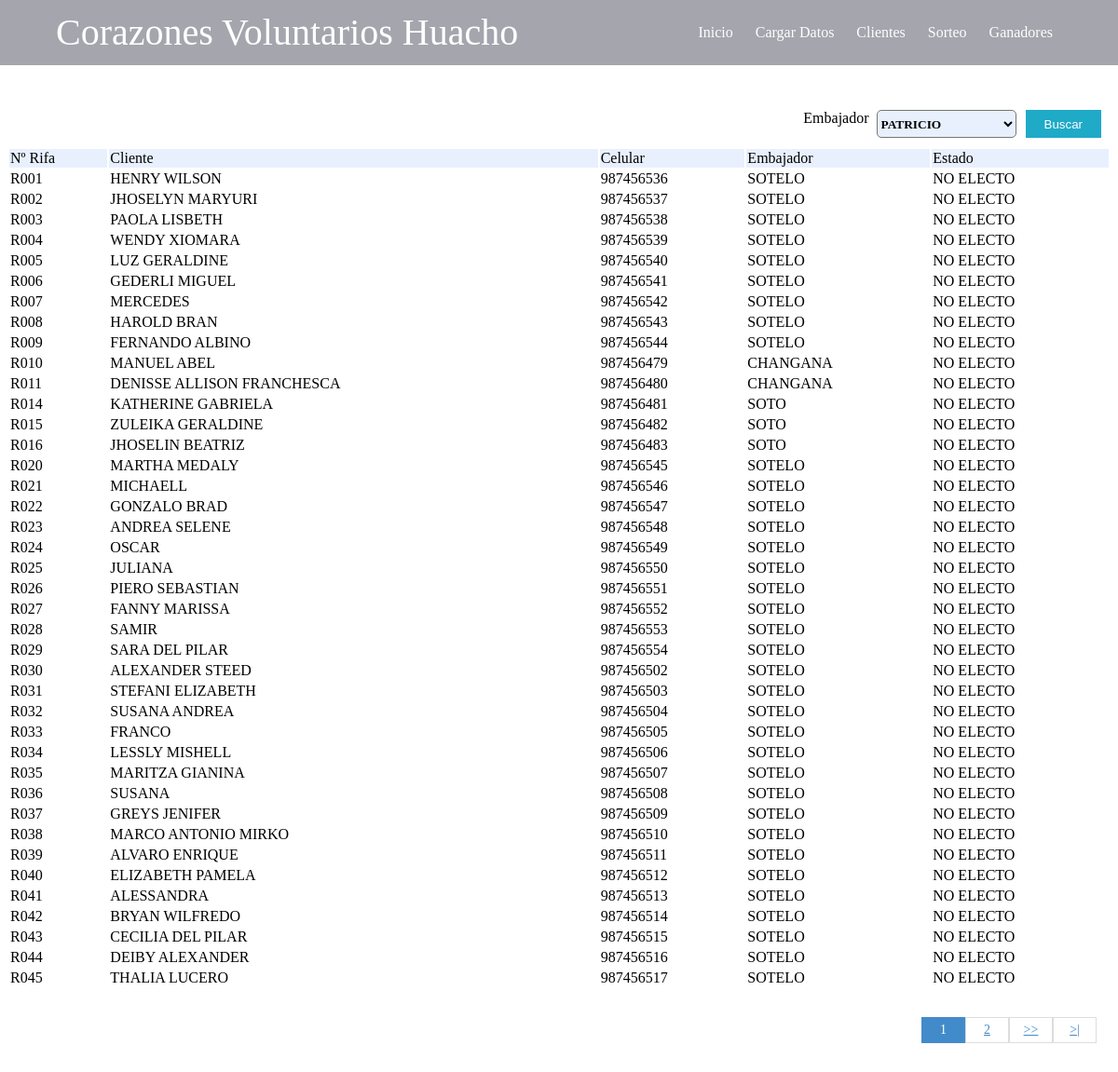
The app's page /listar.php with its own data.
### tables this page shows
CREATE TABLE IF NOT EXISTS `rifa` (
  `numrifa` varchar(4) NOT NULL,
  `nombcomprador` varchar(50) NOT NULL,
  `celular` varchar(9) NOT NULL,
  `idembajador` int(11) NOT NULL,
  `idestado` int(11) NOT NULL,
  PRIMARY KEY (`numrifa`),
  KEY `FK_rifa_estado` (`idestado`),
  KEY `FK_rifa_embajador` (`idembajador`)
);

CREATE TABLE IF NOT EXISTS `embajador` (
  `idembajador` int(11) NOT NULL AUTO_INCREMENT,
  `embajador` varchar(50) NOT NULL,
  PRIMARY KEY (`idembajador`)
);

CREATE TABLE IF NOT EXISTS `estado` (
  `idestado` int(11) NOT NULL AUTO_INCREMENT,
  `estado` varchar(10) NOT NULL,
  PRIMARY KEY (`idestado`)
);

### listar.php (the view, shortened to what this page needs)
<?php include('cabecera.php'); ?>
<!DOCTYPE html>
<html>
<head>
	<link rel="stylesheet" href="css/estilo.css">
</head>
<body>
	<form action="buscar.php" method="get" class="form_search" style="margin-top: 100px;">
			Embajador&nbsp;&nbsp;<select name="lstembajador" id="botonlg" style="width: 150px;" >
				<?php
				include("bd/conexion.php");
				$query = mysqli_query($cn,"select * from embajador");
				while ($r = mysqli_fetch_array($query)) {
				?>
				<center>
					<option value="<?php echo $r["idembajador"] ?>"><?php echo $r["embajador"] ?>
				</center>
				<?php
				}
				?>
				</select>
			<input type="submit" value="Buscar" class="btn_search">
	</form>
	<table align="center" style="width:100%;">
		   	<tr bgcolor="#E8F0FE" style="border:1px; ">
		   		<td>Nº Rifa</td>
                <td>Cliente</td>
                <td>Celular</td>
                <td>Embajador</td>
                <td>Estado</td>
            </tr>
            <?php
			include("bd/conexion.php");
			$sql_registe = mysqli_query($cn,"select count(*) as total_registro from rifa");
			$result_register = mysqli_fetch_array($sql_registe);
			$total_registro = $result_register['total_registro'];
			$por_pagina = 40;
			if(empty($_GET['pagina']))
			{
				$pagina = 1;
			}else{
				$pagina = $_GET['pagina'];
			}
			$desde = ($pagina-1) * $por_pagina;
			$total_paginas = ceil($total_registro / $por_pagina);
			$query = mysqli_query($cn,"select r.*,e.estado,em.embajador
										from rifa r, estado e, embajador em
										where r.idestado=e.idestado
										and r.idembajador = em.idembajador
										order by r.numrifa asc limit $desde,$por_pagina");
			$result = mysqli_num_rows($query);
			if($result > 0){
			while ($r = mysqli_fetch_array($query)) {
			?>
						<tr>
							<td><?php echo $r["numrifa"]; ?></td>
							<td><?php echo $r["nombcomprador"]; ?></td>
							<td><?php echo $r["celular"]; ?></td>
							<td><?php echo $r["embajador"]; ?></td>
							<td><?php echo $r["estado"]; ?></td>
						</tr>
			<?php
				}
			}
			?>
           </table>
           <div class="paginador">
			<ul>
			<?php
				for ($i=1; $i <= $total_paginas; $i++) {
					if($i == $pagina)
					{
						echo '<li class="pageSelected">'.$i.'</li>';
					}else{
						echo '<li><a href="?pagina='.$i.'">'.$i.'</a></li>';
					}
				}
				if($pagina != $total_paginas)
				{
			 ?>
				<li><a href="?pagina=<?php echo $pagina + 1; ?>">>></a></li>
				<li><a href="?pagina=<?php echo $total_paginas; ?> ">>|</a></li>
			<?php } ?>
			</ul>
		</div>
</body>
</html>

### cabecera.php (shortened to what this page needs)
<!DOCTYPE html>
<html>
<head>
	<link rel="stylesheet" type="text/css" href="css/estilo.css">
</head>
<body>
	<header class="enca">
		<div class="wrapper">
			<div class="logo">
				Corazones Voluntarios Huacho
			</div>
			<nav class="cabpres">
				<a href="index.php" target="_parent"><font face="Consolas" size="3">Inicio</font></a>
				<a href="carga.php" target="_parent"><font face="Consolas" size="3">Cargar Datos</font></a>
				<a href="listar.php" target="_parent"><font face="Consolas" size="3">Clientes</font></a>
				<a href="sorteo.php" target="_parent"><font face="Consolas" size="3">Sorteo</font></a>
				<a href="ganador.php" target="_parent"><font face="Consolas" size="3">Ganadores</font></a>
			</nav>
		</div>
	</header>
</body>
</html>

### css/estilo.css (style rules this page uses)
.enca { background: rgba(74,76,92,0.5); overflow: hidden;; widows: 100%; margin-bottom: 20px; top: 0; left: 0; z-index: 100; position: fixed; width: 100%; }
.wrapper { width: 90%; max-width: 1180px; margin: auto; overflow: hidden; }
.logo { color: #fff; font-size: 40px; font-family: Berlin Sans FB; line-height: 70px; float: left; }
.cabpres { line-height: 70px; float: right; }
.cabpres a { color: #fff; display: inline-block; text-decoration: none; font-family: Arial Narrow; font-weight: :bold; padding: 20px 10px; line-height: normal; font-size: 16px; -webkit-transition: all 500ms ease; transition: all 500ms ease; }
#botonlg { background-color: #E8F0FE; border-radius: 5px 5px 5px 5px; font-family: tahoma; font-weight: bold; transition: 0.5s all ease-out; width: 100px; height: 30px; }
.paginador ul { padding: 15px; list-style: none; background: #FFF; margin-top: 15px; display: -webkit-flex; display: -moz-flex; display: -ms-flex; display: -o-flex; display: flex; justify-content: flex-end; }
.paginador a, .pageSelected { color: #428bca; border: 1px solid #ddd; padding: 5px; display: inline-block; font-size: 14px; text-align: center; width: 35px; }
.pageSelected { color: #FFF; background: #428bca; border: 1px solid #428bca; }
.form_search { display: -webkit-flex; display: -moz-flex; display: -ms-flex; display: -o-flex; display: flex; float: right; background: initial; padding: 10px; border-radius: 10px; }
.form_search .btn_search { background: #1faac8; color: #FFF; padding: 0 20px; border: 0; cursor: pointer; margin-left: 10px; }

### records on screen
rifa: numrifa "R001", nombcomprador "HENRY WILSON", celular "987456536", idembajador.embajador "SOTELO", idestado.estado "NO ELECTO"
rifa: numrifa "R002", nombcomprador "JHOSELYN MARYURI", celular "987456537", idembajador.embajador "SOTELO", idestado.estado "NO ELECTO"
rifa: numrifa "R003", nombcomprador "PAOLA LISBETH", celular "987456538", idembajador.embajador "SOTELO", idestado.estado "NO ELECTO"
rifa: numrifa "R004", nombcomprador "WENDY XIOMARA", celular "987456539", idembajador.embajador "SOTELO", idestado.estado "NO ELECTO"
rifa: numrifa "R005", nombcomprador "LUZ GERALDINE", celular "987456540", idembajador.embajador "SOTELO", idestado.estado "NO ELECTO"
rifa: numrifa "R006", nombcomprador "GEDERLI MIGUEL", celular "987456541", idembajador.embajador "SOTELO", idestado.estado "NO ELECTO"
rifa: numrifa "R007", nombcomprador "MERCEDES", celular "987456542", idembajador.embajador "SOTELO", idestado.estado "NO ELECTO"
rifa: numrifa "R008", nombcomprador "HAROLD BRAN", celular "987456543", idembajador.embajador "SOTELO", idestado.estado "NO ELECTO"
rifa: numrifa "R009", nombcomprador "FERNANDO ALBINO", celular "987456544", idembajador.embajador "SOTELO", idestado.estado "NO ELECTO"
rifa: numrifa "R010", nombcomprador "MANUEL ABEL", celular "987456479", idembajador.embajador "CHANGANA", idestado.estado "NO ELECTO"
rifa: numrifa "R011", nombcomprador "DENISSE ALLISON FRANCHESCA", celular "987456480", idembajador.embajador "CHANGANA", idestado.estado "NO ELECTO"
rifa: numrifa "R014", nombcomprador "KATHERINE GABRIELA", celular "987456481", idembajador.embajador "SOTO", idestado.estado "NO ELECTO"
rifa: numrifa "R015", nombcomprador "ZULEIKA GERALDINE", celular "987456482", idembajador.embajador "SOTO", idestado.estado "NO ELECTO"
rifa: numrifa "R016", nombcomprador "JHOSELIN BEATRIZ", celular "987456483", idembajador.embajador "SOTO", idestado.estado "NO ELECTO"
rifa: numrifa "R020", nombcomprador "MARTHA MEDALY", celular "987456545", idembajador.embajador "SOTELO", idestado.estado "NO ELECTO"
rifa: numrifa "R021", nombcomprador "MICHAELL", celular "987456546", idembajador.embajador "SOTELO", idestado.estado "NO ELECTO"
rifa: numrifa "R022", nombcomprador "GONZALO BRAD", celular "987456547", idembajador.embajador "SOTELO", idestado.estado "NO ELECTO"
rifa: numrifa "R023", nombcomprador "ANDREA SELENE", celular "987456548", idembajador.embajador "SOTELO", idestado.estado "NO ELECTO"
rifa: numrifa "R024", nombcomprador "OSCAR", celular "987456549", idembajador.embajador "SOTELO", idestado.estado "NO ELECTO"
rifa: numrifa "R025", nombcomprador "JULIANA", celular "987456550", idembajador.embajador "SOTELO", idestado.estado "NO ELECTO"
rifa: numrifa "R026", nombcomprador "PIERO SEBASTIAN", celular "987456551", idembajador.embajador "SOTELO", idestado.estado "NO ELECTO"
rifa: numrifa "R027", nombcomprador "FANNY MARISSA", celular "987456552", idembajador.embajador "SOTELO", idestado.estado "NO ELECTO"
rifa: numrifa "R028", nombcomprador "SAMIR", celular "987456553", idembajador.embajador "SOTELO", idestado.estado "NO ELECTO"
rifa: numrifa "R029", nombcomprador "SARA DEL PILAR", celular "987456554", idembajador.embajador "SOTELO", idestado.estado "NO ELECTO"
rifa: numrifa "R030", nombcomprador "ALEXANDER STEED", celular "987456502", idembajador.embajador "SOTELO", idestado.estado "NO ELECTO"
rifa: numrifa "R031", nombcomprador "STEFANI ELIZABETH", celular "987456503", idembajador.embajador "SOTELO", idestado.estado "NO ELECTO"
rifa: numrifa "R032", nombcomprador "SUSANA ANDREA", celular "987456504", idembajador.embajador "SOTELO", idestado.estado "NO ELECTO"
rifa: numrifa "R033", nombcomprador "FRANCO", celular "987456505", idembajador.embajador "SOTELO", idestado.estado "NO ELECTO"
rifa: numrifa "R034", nombcomprador "LESSLY MISHELL", celular "987456506", idembajador.embajador "SOTELO", idestado.estado "NO ELECTO"
rifa: numrifa "R035", nombcomprador "MARITZA GIANINA", celular "987456507", idembajador.embajador "SOTELO", idestado.estado "NO ELECTO"
rifa: numrifa "R036", nombcomprador "SUSANA", celular "987456508", idembajador.embajador "SOTELO", idestado.estado "NO ELECTO"
rifa: numrifa "R037", nombcomprador "GREYS JENIFER", celular "987456509", idembajador.embajador "SOTELO", idestado.estado "NO ELECTO"
rifa: numrifa "R038", nombcomprador "MARCO ANTONIO MIRKO", celular "987456510", idembajador.embajador "SOTELO", idestado.estado "NO ELECTO"
rifa: numrifa "R039", nombcomprador "ALVARO ENRIQUE", celular "987456511", idembajador.embajador "SOTELO", idestado.estado "NO ELECTO"
rifa: numrifa "R040", nombcomprador "ELIZABETH PAMELA", celular "987456512", idembajador.embajador "SOTELO", idestado.estado "NO ELECTO"
rifa: numrifa "R041", nombcomprador "ALESSANDRA", celular "987456513", idembajador.embajador "SOTELO", idestado.estado "NO ELECTO"
rifa: numrifa "R042", nombcomprador "BRYAN WILFREDO", celular "987456514", idembajador.embajador "SOTELO", idestado.estado "NO ELECTO"
rifa: numrifa "R043", nombcomprador "CECILIA DEL PILAR", celular "987456515", idembajador.embajador "SOTELO", idestado.estado "NO ELECTO"
rifa: numrifa "R044", nombcomprador "DEIBY ALEXANDER", celular "987456516", idembajador.embajador "SOTELO", idestado.estado "NO ELECTO"
rifa: numrifa "R045", nombcomprador "THALIA LUCERO", celular "987456517", idembajador.embajador "SOTELO", idestado.estado "NO ELECTO"

### other values on screen
form field lstembajador "PATRICIO"
